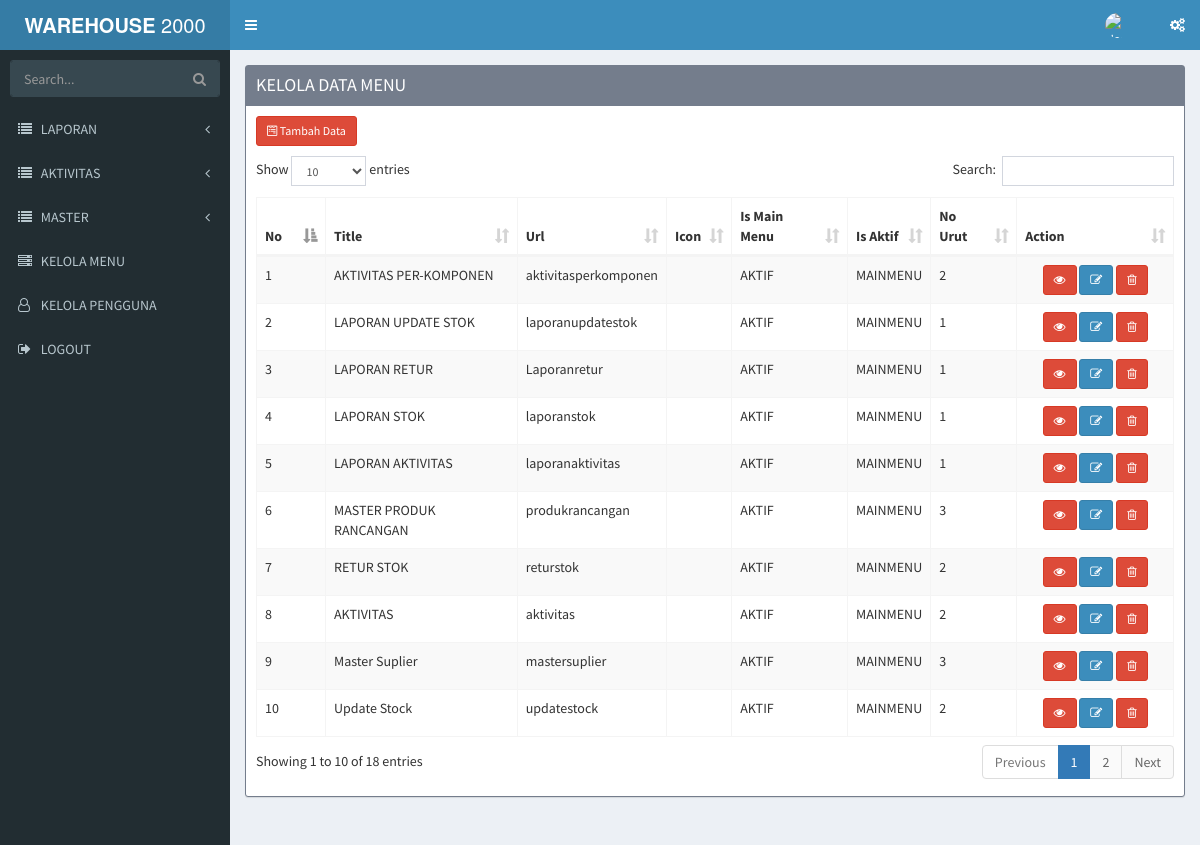
/index.php/kelolamenu, run on the app's committed database.
### tables this page shows
CREATE TABLE `tbl_menu` (
  `id_menu` int(11) NOT NULL,
  `title` varchar(50) NOT NULL,
  `url` varchar(30) NOT NULL,
  `icon` varchar(30) NOT NULL,
  `is_main_menu` int(11) NOT NULL,
  `is_aktif` enum('y','n') NOT NULL COMMENT 'y=yes,n=no',
  `no_urut` int(5) NOT NULL
);

### application/libraries/Template.php (called while the page is built)
<?php if ( ! defined('BASEPATH')) exit('No direct script access allowed');
class Template {
		var $template_data = array();
		function set($name, $value)
		{
			$this->template_data[$name] = $value;
		}
		function load($template = '', $view = '' , $view_data = array(), $return = FALSE)
		{
			$this->CI =& get_instance();
			$this->set('contents', $this->CI->load->view($view, $view_data, TRUE));
			return $this->CI->load->view($template, $this->template_data, $return);
		}
}

### application/controllers/Kelolamenu.php (called while the page is built, shortened)
<?php
class Kelolamenu extends CI_Controller
{
    public function index()
    {
        $kelolamenu = $this->Menu_model->get_all();
        $data = array(
            'kelolamenu_data' => $kelolamenu
        );
        $this->template->load('template','kelolamenu/tbl_menu_list',$data);
    }
}

### index.php (called while the page is built, shortened)
<?php
require_once BASEPATH.'core/CodeIgniter.php';

### application/models/Menu_model.php (called while the page is built, shortened)
<?php
class Menu_model extends CI_Model
{
    public $table = 'tbl_menu';
    public $id = 'id_menu';
    public $order = 'DESC';
    function get_all()
    {
        $this->db->order_by($this->id, $this->order);
        return $this->db->get($this->table)->result();
    }
}

### application/views/kelolamenu/tbl_menu_list.php (the view, shortened to what this page needs)
<div class="content-wrapper">
    <section class="content">
        <div class="row">
            <div class="col-xs-12">
                <div class="box box-warning box-solid">
                    <div class="box-header">
                        <h3 class="box-title">KELOLA DATA MENU</h3>
                    </div>
                    <div class="box-body">
                        <div style="padding-bottom: 10px;"'>
                            <?php echo anchor(site_url('kelolamenu/create'), '<i class="fa fa-wpforms" aria-hidden="true"></i> Tambah Data', 'class="btn btn-danger btn-sm"'); ?>
                            <?php  ?></div>
                        <table class="table table-bordered table-striped" id="mytable">
                            <thead>
                                <tr>
                                    <th width="30px">No</th>
                                    <th>Title</th>
                                    <th>Url</th>
                                    <th>Icon</th>
                                    <th>Is Main Menu</th>
                                    <th>Is Aktif</th>
                                    <th>No Urut</th>
                                    <th width="100px">Action</th>
                                </tr>
                            </thead>
                            <tbody>
                                <?php
                                $start = 0;
                                foreach ($kelolamenu_data as $kelolamenu)
                                {
                                    $aktif = $kelolamenu->is_aktif=='y'?'AKTIF':'TIDAK AKTIF';
                                    $main_menu = $kelolamenu->is_main_menu>1?'MAINMENU':'SUBMENU'
                                    ?>
                                    <tr>
                                        <td><?php echo ++$start ?></td>
                                        <td><?php echo $kelolamenu->title ?></td>
                                        <td><?php echo $kelolamenu->url ?></td>
                                        <td><i class'<?php echo $kelolamenu->icon ?>'></td>
                                        <td><?php echo $aktif ?></td>
                                        <td><?php echo $main_menu ?></td>
                                        <td><?php echo $kelolamenu->no_urut ?></td>
                                        <td style="text-align:center" width="140">
                                        <?php
                                        echo anchor(site_url('kelolamenu/read/'.$kelolamenu->id_menu), '<i class="fa fa-eye" ></i>',array('title'=>'detail','class'=>'btn btn-danger btn-sm'));
                                        echo anchor(site_url('kelolamenu/update/'.$kelolamenu->id_menu),'<i class="fa fa-pencil-square-o"></i>',array('title'=>'edit','class'=>'btn btn-primary btn-sm'));
                                        echo anchor(site_url('kelolamenu/delete/'.$kelolamenu->id_menu),'<i class="fa fa-trash-o"></i>','title="delete" class="btn btn-danger btn-sm" onclick="javasciprt: return confirm(\'Are You Sure ?\')"');
                                        ?>
                                        </td>
                                        </tr>
                                        <?php
                                }
                                ?>
                            </tbody>
                        </table>
                    </div>
                </div>
            </div>
        </div>
    </section>
</div>

### application/views/template/sidebar.php (shortened to what this page needs)
<section class="sidebar">
    <form action="#" method="get" class="sidebar-form">
        <div class="input-group">
            <input type="text" name="q" class="form-control" placeholder="Search...">
            <span class="input-group-btn">
                <button type="submit" name="search" id="search-btn" class="btn btn-flat"><i class="fa fa-search"></i>
                </button>
            </span>
        </div>
    </form>
    <ul class="sidebar-menu" data-widget="tree">
        <?php
        $main_menu = $this->db->get_where('tbl_menu', array('is_main_menu' =>0, 'is_aktif'=>'y'));
        foreach ($main_menu->result() as $m){
            $submenu = $this->db->get_where('tbl_menu',array('is_main_menu'=>$m->id_menu,'is_aktif'=>'y'));
            if($submenu->num_rows()>0){
                echo "<li class='treeview'>
                        <a href='#'>
                            <i class='$m->icon'></i> <span>".strtoupper($m->title)."</span>
                            <span class='pull-right-container'>
                                <i class='fa fa-angle-left pull-right'></i>
                            </span>
                        </a>
                        <ul class='treeview-menu' style='display: none;'>";
                        echo" </ul>
                    </li>";
            }else{
                echo "<li>";
                echo anchor($m->url,"<i class='".$m->icon."'></i> ".strtoupper($m->title));
                echo "</li>";
            }
        }
        ?>
        <li><?php echo anchor('auth/logout',"<i class='fa fa-sign-out'></i> LOGOUT");?></li>
    </ul>
</section>

### data on the page
tbl_menu: title "LAPORAN"
tbl_menu: title "AKTIVITAS"
tbl_menu: title "MASTER"
tbl_menu: url+icon+title "KELOLA MENU"
tbl_menu: url+icon+title "KELOLA PENGGUNA"
tbl_menu: title "AKTIVITAS PER-KOMPONEN", url "aktivitasperkomponen", is_aktif "AKTIF", is_main_menu "MAINMENU", no_urut "2"
tbl_menu: title "LAPORAN UPDATE STOK", url "laporanupdatestok", is_aktif "AKTIF", is_main_menu "MAINMENU", no_urut "1"
tbl_menu: title "LAPORAN RETUR", url "Laporanretur", is_aktif "AKTIF", is_main_menu "MAINMENU", no_urut "1"
tbl_menu: title "LAPORAN STOK", url "laporanstok", is_aktif "AKTIF", is_main_menu "MAINMENU", no_urut "1"
tbl_menu: title "LAPORAN AKTIVITAS", url "laporanaktivitas", is_aktif "AKTIF", is_main_menu "MAINMENU", no_urut "1"
tbl_menu: title "MASTER PRODUK RANCANGAN", url "produkrancangan", is_aktif "AKTIF", is_main_menu "MAINMENU", no_urut "3"
tbl_menu: title "RETUR STOK", url "returstok", is_aktif "AKTIF", is_main_menu "MAINMENU", no_urut "2"
tbl_menu: title "AKTIVITAS", url "aktivitas", is_aktif "AKTIF", is_main_menu "MAINMENU", no_urut "2"
tbl_menu: title "Master Suplier", url "mastersuplier", is_aktif "AKTIF", is_main_menu "MAINMENU", no_urut "3"
tbl_menu: title "Update Stock", url "updatestock", is_aktif "AKTIF", is_main_menu "MAINMENU", no_urut "2"

### other printed values
anchor('auth/logout',"<i class='fa fa-sign-out'></i> LOGOUT") "LOGOUT"
